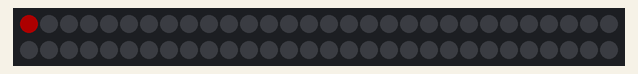
Recording of a sketch running on a simulated Arduino Uno, built with avr-gcc and run on an emulated ATmega328P. On the bench: 60 RGB LEDs in strip order, left to right, continuing on the next row. Dim RGB values are drawn brighter than linear.

Above: at 0.15 s.
At 0.75 s:
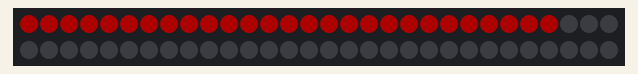
At 1.4 s:
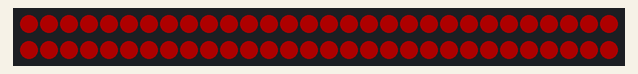

The sketch:

RGBW_test.ino
```cpp
//빨간색 순차 점등

#include <Adafruit_NeoPixel.h>   // 네오픽셀 라이브러리를 불러옵니다.

#define PIN 6                      // 디지털핀 어디에 연결했는지 입력
#define LEDNUM 60                  // 연결된 네오픽셀의 숫자입력
#define BRIGHTNESS 50               // 네오픽셀의 밝기를 설정합니다. (0~255)

Adafruit_NeoPixel strip = Adafruit_NeoPixel(LEDNUM, PIN, NEO_GRBW + NEO_KHZ800);

void setup() {
  strip.setBrightness(BRIGHTNESS);
}

void loop() {                              // 이 안에 입력한 내용들이 반복 실행됩니다
  strip.begin();                           // 네오픽셀 제어시작
  strip.show();                            // 네오픽셀 초기화
  for(int i=0;i<LEDNUM;i++){
    strip.setPixelColor(i, 255, 0, 0, 0);     // (A,R,G,B,W) A번째 LED를 RGBW (0~255) 만큼의 밝기로 켭니다.
    strip.show();
    delay(20);
  }
}
```
